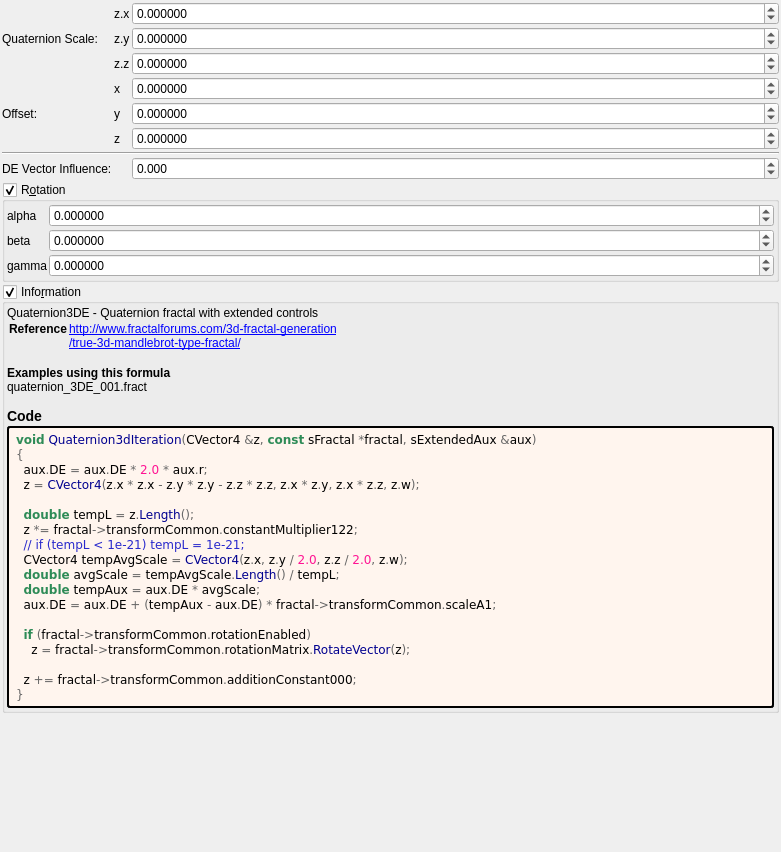
<?xml version="1.0" encoding="UTF-8"?>
<ui version="4.0">
 <class>quaternion3d</class>
 <widget class="QWidget" name="Form">
  <property name="geometry">
   <rect>
    <x>0</x>
    <y>0</y>
    <width>781</width>
    <height>852</height>
   </rect>
  </property>
  <property name="windowTitle">
   <string notr="true">quaternion3d</string>
  </property>
  <layout class="QVBoxLayout" name="verticalLayout">
   <property name="spacing">
    <number>2</number>
   </property>
   <property name="leftMargin">
    <number>2</number>
   </property>
   <property name="topMargin">
    <number>2</number>
   </property>
   <property name="rightMargin">
    <number>2</number>
   </property>
   <property name="bottomMargin">
    <number>2</number>
   </property>
   <item>
    <layout class="QGridLayout" name="gridLayout_63" columnstretch="0,0,0,1">
     <property name="spacing">
      <number>2</number>
     </property>
     <item row="9" column="1">
      <widget class="QLabel" name="label_2">
       <property name="layoutDirection">
        <enum>Qt::RightToLeft</enum>
       </property>
       <property name="text">
        <string>DE Vector Influence:</string>
       </property>
      </widget>
     </item>
     <item row="7" column="3">
      <widget class="MyDoubleSpinBox" name="spinbox3_transf_addition_constant_z">
       <property name="sizePolicy">
        <sizepolicy hsizetype="Minimum" vsizetype="Maximum">
         <horstretch>0</horstretch>
         <verstretch>0</verstretch>
        </sizepolicy>
       </property>
       <property name="prefix">
        <string/>
       </property>
       <property name="suffix">
        <string/>
       </property>
       <property name="decimals">
        <number>6</number>
       </property>
       <property name="minimum">
        <double>-99.989999999999995</double>
       </property>
       <property name="maximum">
        <double>99.989999999999995</double>
       </property>
       <property name="singleStep">
        <double>0.100000000000000</double>
       </property>
      </widget>
     </item>
     <item row="6" column="3">
      <widget class="MyDoubleSpinBox" name="spinbox3_transf_addition_constant_y">
       <property name="sizePolicy">
        <sizepolicy hsizetype="Minimum" vsizetype="Maximum">
         <horstretch>0</horstretch>
         <verstretch>0</verstretch>
        </sizepolicy>
       </property>
       <property name="prefix">
        <string/>
       </property>
       <property name="suffix">
        <string/>
       </property>
       <property name="decimals">
        <number>6</number>
       </property>
       <property name="minimum">
        <double>-99.989999999999995</double>
       </property>
       <property name="maximum">
        <double>99.989999999999995</double>
       </property>
       <property name="singleStep">
        <double>0.100000000000000</double>
       </property>
      </widget>
     </item>
     <item row="6" column="1">
      <widget class="QLabel" name="label_255">
       <property name="text">
        <string>Offset:</string>
       </property>
      </widget>
     </item>
     <item row="4" column="3">
      <widget class="MyDoubleSpinBox" name="spinbox3_transf_constant_multiplier_122_z">
       <property name="sizePolicy">
        <sizepolicy hsizetype="Minimum" vsizetype="Maximum">
         <horstretch>0</horstretch>
         <verstretch>0</verstretch>
        </sizepolicy>
       </property>
       <property name="prefix">
        <string/>
       </property>
       <property name="suffix">
        <string/>
       </property>
       <property name="decimals">
        <number>6</number>
       </property>
       <property name="minimum">
        <double>-99.989999999999995</double>
       </property>
       <property name="maximum">
        <double>99.989999999999995</double>
       </property>
       <property name="singleStep">
        <double>0.100000000000000</double>
       </property>
      </widget>
     </item>
     <item row="4" column="2">
      <widget class="QLabel" name="label_98">
       <property name="text">
        <string notr="true">z.z</string>
       </property>
      </widget>
     </item>
     <item row="3" column="3">
      <widget class="MyDoubleSpinBox" name="spinbox3_transf_constant_multiplier_122_y">
       <property name="sizePolicy">
        <sizepolicy hsizetype="Minimum" vsizetype="Maximum">
         <horstretch>0</horstretch>
         <verstretch>0</verstretch>
        </sizepolicy>
       </property>
       <property name="prefix">
        <string/>
       </property>
       <property name="suffix">
        <string/>
       </property>
       <property name="decimals">
        <number>6</number>
       </property>
       <property name="minimum">
        <double>-99.989999999999995</double>
       </property>
       <property name="maximum">
        <double>99.989999999999995</double>
       </property>
       <property name="singleStep">
        <double>0.100000000000000</double>
       </property>
      </widget>
     </item>
     <item row="9" column="3">
      <widget class="MyDoubleSpinBox" name="spinbox_transf_scaleA_1">
       <property name="sizePolicy">
        <sizepolicy hsizetype="Minimum" vsizetype="Maximum">
         <horstretch>0</horstretch>
         <verstretch>0</verstretch>
        </sizepolicy>
       </property>
       <property name="prefix">
        <string/>
       </property>
       <property name="suffix">
        <string/>
       </property>
       <property name="decimals">
        <number>3</number>
       </property>
       <property name="minimum">
        <double>-500.000000000000000</double>
       </property>
       <property name="maximum">
        <double>5000.000000000000000</double>
       </property>
       <property name="singleStep">
        <double>0.100000000000000</double>
       </property>
      </widget>
     </item>
     <item row="7" column="2">
      <widget class="QLabel" name="label_114">
       <property name="text">
        <string notr="true">z</string>
       </property>
      </widget>
     </item>
     <item row="8" column="1" colspan="3">
      <widget class="Line" name="line_53">
       <property name="orientation">
        <enum>Qt::Horizontal</enum>
       </property>
      </widget>
     </item>
     <item row="2" column="3">
      <widget class="MyDoubleSpinBox" name="spinbox3_transf_constant_multiplier_122_x">
       <property name="sizePolicy">
        <sizepolicy hsizetype="Minimum" vsizetype="Maximum">
         <horstretch>0</horstretch>
         <verstretch>0</verstretch>
        </sizepolicy>
       </property>
       <property name="prefix">
        <string/>
       </property>
       <property name="suffix">
        <string/>
       </property>
       <property name="decimals">
        <number>6</number>
       </property>
       <property name="minimum">
        <double>-99.989999999999995</double>
       </property>
       <property name="maximum">
        <double>99.989999999999995</double>
       </property>
       <property name="singleStep">
        <double>0.100000000000000</double>
       </property>
      </widget>
     </item>
     <item row="2" column="2">
      <widget class="QLabel" name="label_93">
       <property name="text">
        <string notr="true">z.x</string>
       </property>
      </widget>
     </item>
     <item row="5" column="3">
      <widget class="MyDoubleSpinBox" name="spinbox3_transf_addition_constant_x">
       <property name="sizePolicy">
        <sizepolicy hsizetype="Minimum" vsizetype="Maximum">
         <horstretch>0</horstretch>
         <verstretch>0</verstretch>
        </sizepolicy>
       </property>
       <property name="prefix">
        <string/>
       </property>
       <property name="suffix">
        <string/>
       </property>
       <property name="decimals">
        <number>6</number>
       </property>
       <property name="minimum">
        <double>-99.989999999999995</double>
       </property>
       <property name="maximum">
        <double>99.989999999999995</double>
       </property>
       <property name="singleStep">
        <double>0.100000000000000</double>
       </property>
      </widget>
     </item>
     <item row="3" column="1">
      <widget class="QLabel" name="label_91">
       <property name="text">
        <string>Quaternion Scale:</string>
       </property>
      </widget>
     </item>
     <item row="6" column="2">
      <widget class="QLabel" name="label_113">
       <property name="text">
        <string notr="true">y</string>
       </property>
      </widget>
     </item>
     <item row="3" column="2">
      <widget class="QLabel" name="label_90">
       <property name="text">
        <string notr="true">z.y</string>
       </property>
      </widget>
     </item>
     <item row="5" column="2">
      <widget class="QLabel" name="label_112">
       <property name="text">
        <string notr="true">x</string>
       </property>
      </widget>
     </item>
    </layout>
   </item>
   <item>
    <widget class="MyGroupBox" name="groupCheck_transf_rotation_enabled">
     <property name="title">
      <string>R&amp;otation</string>
     </property>
     <property name="checkable">
      <bool>true</bool>
     </property>
     <layout class="QVBoxLayout" name="verticalLayout_9" stretch="0">
      <property name="spacing">
       <number>2</number>
      </property>
      <property name="leftMargin">
       <number>2</number>
      </property>
      <property name="topMargin">
       <number>2</number>
      </property>
      <property name="rightMargin">
       <number>2</number>
      </property>
      <property name="bottomMargin">
       <number>2</number>
      </property>
      <item>
       <layout class="QGridLayout" name="gridLayout_11" columnstretch="0,1">
        <property name="spacing">
         <number>2</number>
        </property>
        <item row="3" column="1">
         <widget class="MyDoubleSpinBox" name="spinboxd3_transf_rotation_z">
          <property name="sizePolicy">
           <sizepolicy hsizetype="Minimum" vsizetype="Maximum">
            <horstretch>0</horstretch>
            <verstretch>0</verstretch>
           </sizepolicy>
          </property>
          <property name="prefix">
           <string/>
          </property>
          <property name="suffix">
           <string/>
          </property>
          <property name="decimals">
           <number>6</number>
          </property>
          <property name="minimum">
           <double>-180.000000000000000</double>
          </property>
          <property name="maximum">
           <double>180.000000000000000</double>
          </property>
          <property name="singleStep">
           <double>1.000000000000000</double>
          </property>
         </widget>
        </item>
        <item row="1" column="1">
         <widget class="MyDoubleSpinBox" name="spinboxd3_transf_rotation_x">
          <property name="sizePolicy">
           <sizepolicy hsizetype="Minimum" vsizetype="Maximum">
            <horstretch>0</horstretch>
            <verstretch>0</verstretch>
           </sizepolicy>
          </property>
          <property name="prefix">
           <string/>
          </property>
          <property name="suffix">
           <string/>
          </property>
          <property name="decimals">
           <number>6</number>
          </property>
          <property name="minimum">
           <double>-180.000000000000000</double>
          </property>
          <property name="maximum">
           <double>180.000000000000000</double>
          </property>
          <property name="singleStep">
           <double>1.000000000000000</double>
          </property>
         </widget>
        </item>
        <item row="2" column="1">
         <widget class="MyDoubleSpinBox" name="spinboxd3_transf_rotation_y">
          <property name="sizePolicy">
           <sizepolicy hsizetype="Minimum" vsizetype="Maximum">
            <horstretch>0</horstretch>
            <verstretch>0</verstretch>
           </sizepolicy>
          </property>
          <property name="prefix">
           <string/>
          </property>
          <property name="suffix">
           <string/>
          </property>
          <property name="decimals">
           <number>6</number>
          </property>
          <property name="minimum">
           <double>-180.000000000000000</double>
          </property>
          <property name="maximum">
           <double>180.000000000000000</double>
          </property>
          <property name="singleStep">
           <double>1.000000000000000</double>
          </property>
         </widget>
        </item>
        <item row="1" column="0">
         <widget class="QLabel" name="label_35">
          <property name="text">
           <string notr="true">alpha</string>
          </property>
         </widget>
        </item>
        <item row="3" column="0">
         <widget class="QLabel" name="label_36">
          <property name="text">
           <string notr="true">gamma</string>
          </property>
         </widget>
        </item>
        <item row="2" column="0">
         <widget class="QLabel" name="label_34">
          <property name="text">
           <string notr="true">beta</string>
          </property>
         </widget>
        </item>
       </layout>
      </item>
     </layout>
    </widget>
   </item>
   <item>
    <widget class="MyGroupBox" name="groupCheck_info">
     <property name="title">
      <string>Info&amp;rmation</string>
     </property>
     <property name="flat">
      <bool>false</bool>
     </property>
     <property name="checkable">
      <bool>true</bool>
     </property>
     <layout class="QVBoxLayout" name="verticalLayout_2">
      <property name="spacing">
       <number>2</number>
      </property>
      <property name="leftMargin">
       <number>2</number>
      </property>
      <property name="topMargin">
       <number>2</number>
      </property>
      <property name="rightMargin">
       <number>2</number>
      </property>
      <property name="bottomMargin">
       <number>2</number>
      </property>
      <item>
       <widget class="QLabel" name="label_information_general">
        <property name="text">
         <string notr="true">&lt;p&gt;Quaternion3DE - Quaternion fractal with extended controls&lt;/p&gt;&lt;table&gt;
&lt;tr&gt;&lt;th&gt;Reference&lt;/th&gt;&lt;td&gt;&lt;a href=&quot;http://www.fractalforums.com/3d-fractal-generation&quot;&gt;http://www.fractalforums.com/3d-fractal-generation&lt;br&gt;
&lt;a href=&quot;/true-3d-mandlebrot-type-fractal/&quot;&gt;/true-3d-mandlebrot-type-fractal/&lt;br&gt;
&lt;/td&gt;&lt;/tr&gt;
&lt;/table&gt;
&lt;br&gt;&lt;b&gt;Examples using this formula&lt;/b&gt;&lt;br&gt;quaternion_3DE_001.fract&lt;h3&gt;Code&lt;/h3&gt;</string>
        </property>
        <property name="wordWrap">
         <bool>true</bool>
        </property>
        <property name="openExternalLinks">
         <bool>true</bool>
        </property>
        <property name="textInteractionFlags">
         <set>Qt::LinksAccessibleByMouse|Qt::TextSelectableByMouse</set>
        </property>
       </widget>
      </item>
      <item>
       <widget class="QLabel" name="label_code_content">
        <property name="styleSheet">
         <string notr="true">border-style: outset; border-width: 2px; border-radius: 3px; border-color: black; background-color: #fff5ee; padding: 4px;</string>
        </property>
        <property name="text">
         <string notr="true">&lt;body style=&quot;background-color:#fff5ee&quot;&gt;
&lt;pre style=&quot;color:#000000; background-color:#fff5ee;  font-family:'Courier New',monospace;&quot;&gt;&lt;span style=&quot;color:#2e8b57; font-weight:bold&quot;&gt;void&lt;/span&gt; &lt;span style=&quot;color:#00008f&quot;&gt;Quaternion3dIteration&lt;/span&gt;&lt;span style=&quot;color:#676767&quot;&gt;(&lt;/span&gt;CVector4 &lt;span style=&quot;color:#676767&quot;&gt;&amp;amp;&lt;/span&gt;z&lt;span style=&quot;color:#676767&quot;&gt;,&lt;/span&gt; &lt;span style=&quot;color:#2e8b57; font-weight:bold&quot;&gt;const&lt;/span&gt; sFractal &lt;span style=&quot;color:#676767&quot;&gt;*&lt;/span&gt;fractal&lt;span style=&quot;color:#676767&quot;&gt;,&lt;/span&gt; sExtendedAux &lt;span style=&quot;color:#676767&quot;&gt;&amp;amp;&lt;/span&gt;aux&lt;span style=&quot;color:#676767&quot;&gt;)&lt;/span&gt;
&lt;span style=&quot;color:#676767&quot;&gt;{&lt;/span&gt;
  aux&lt;span style=&quot;color:#676767&quot;&gt;.&lt;/span&gt;DE &lt;span style=&quot;color:#676767&quot;&gt;=&lt;/span&gt; aux&lt;span style=&quot;color:#676767&quot;&gt;.&lt;/span&gt;DE &lt;span style=&quot;color:#676767&quot;&gt;*&lt;/span&gt; &lt;span style=&quot;color:#ff1493&quot;&gt;2.0&lt;/span&gt; &lt;span style=&quot;color:#676767&quot;&gt;*&lt;/span&gt; aux&lt;span style=&quot;color:#676767&quot;&gt;.&lt;/span&gt;r&lt;span style=&quot;color:#676767&quot;&gt;;&lt;/span&gt;
  z &lt;span style=&quot;color:#676767&quot;&gt;=&lt;/span&gt; &lt;span style=&quot;color:#00008f&quot;&gt;CVector4&lt;/span&gt;&lt;span style=&quot;color:#676767&quot;&gt;(&lt;/span&gt;z&lt;span style=&quot;color:#676767&quot;&gt;.&lt;/span&gt;x &lt;span style=&quot;color:#676767&quot;&gt;*&lt;/span&gt; z&lt;span style=&quot;color:#676767&quot;&gt;.&lt;/span&gt;x &lt;span style=&quot;color:#676767&quot;&gt;-&lt;/span&gt; z&lt;span style=&quot;color:#676767&quot;&gt;.&lt;/span&gt;y &lt;span style=&quot;color:#676767&quot;&gt;*&lt;/span&gt; z&lt;span style=&quot;color:#676767&quot;&gt;.&lt;/span&gt;y &lt;span style=&quot;color:#676767&quot;&gt;-&lt;/span&gt; z&lt;span style=&quot;color:#676767&quot;&gt;.&lt;/span&gt;z &lt;span style=&quot;color:#676767&quot;&gt;*&lt;/span&gt; z&lt;span style=&quot;color:#676767&quot;&gt;.&lt;/span&gt;z&lt;span style=&quot;color:#676767&quot;&gt;,&lt;/span&gt; z&lt;span style=&quot;color:#676767&quot;&gt;.&lt;/span&gt;x &lt;span style=&quot;color:#676767&quot;&gt;*&lt;/span&gt; z&lt;span style=&quot;color:#676767&quot;&gt;.&lt;/span&gt;y&lt;span style=&quot;color:#676767&quot;&gt;,&lt;/span&gt; z&lt;span style=&quot;color:#676767&quot;&gt;.&lt;/span&gt;x &lt;span style=&quot;color:#676767&quot;&gt;*&lt;/span&gt; z&lt;span style=&quot;color:#676767&quot;&gt;.&lt;/span&gt;z&lt;span style=&quot;color:#676767&quot;&gt;,&lt;/span&gt; z&lt;span style=&quot;color:#676767&quot;&gt;.&lt;/span&gt;w&lt;span style=&quot;color:#676767&quot;&gt;);&lt;/span&gt;

  &lt;span style=&quot;color:#2e8b57; font-weight:bold&quot;&gt;double&lt;/span&gt; tempL &lt;span style=&quot;color:#676767&quot;&gt;=&lt;/span&gt; z&lt;span style=&quot;color:#676767&quot;&gt;.&lt;/span&gt;&lt;span style=&quot;color:#00008f&quot;&gt;Length&lt;/span&gt;&lt;span style=&quot;color:#676767&quot;&gt;();&lt;/span&gt;
  z &lt;span style=&quot;color:#676767&quot;&gt;*=&lt;/span&gt; fractal&lt;span style=&quot;color:#676767&quot;&gt;-&amp;gt;&lt;/span&gt;transformCommon&lt;span style=&quot;color:#676767&quot;&gt;.&lt;/span&gt;constantMultiplier122&lt;span style=&quot;color:#676767&quot;&gt;;&lt;/span&gt;
  &lt;span style=&quot;color:#2929cc&quot;&gt;// if (tempL &amp;lt; 1e-21) tempL = 1e-21;&lt;/span&gt;
  CVector4 tempAvgScale &lt;span style=&quot;color:#676767&quot;&gt;=&lt;/span&gt; &lt;span style=&quot;color:#00008f&quot;&gt;CVector4&lt;/span&gt;&lt;span style=&quot;color:#676767&quot;&gt;(&lt;/span&gt;z&lt;span style=&quot;color:#676767&quot;&gt;.&lt;/span&gt;x&lt;span style=&quot;color:#676767&quot;&gt;,&lt;/span&gt; z&lt;span style=&quot;color:#676767&quot;&gt;.&lt;/span&gt;y &lt;span style=&quot;color:#676767&quot;&gt;/&lt;/span&gt; &lt;span style=&quot;color:#ff1493&quot;&gt;2.0&lt;/span&gt;&lt;span style=&quot;color:#676767&quot;&gt;,&lt;/span&gt; z&lt;span style=&quot;color:#676767&quot;&gt;.&lt;/span&gt;z &lt;span style=&quot;color:#676767&quot;&gt;/&lt;/span&gt; &lt;span style=&quot;color:#ff1493&quot;&gt;2.0&lt;/span&gt;&lt;span style=&quot;color:#676767&quot;&gt;,&lt;/span&gt; z&lt;span style=&quot;color:#676767&quot;&gt;.&lt;/span&gt;w&lt;span style=&quot;color:#676767&quot;&gt;);&lt;/span&gt;
  &lt;span style=&quot;color:#2e8b57; font-weight:bold&quot;&gt;double&lt;/span&gt; avgScale &lt;span style=&quot;color:#676767&quot;&gt;=&lt;/span&gt; tempAvgScale&lt;span style=&quot;color:#676767&quot;&gt;.&lt;/span&gt;&lt;span style=&quot;color:#00008f&quot;&gt;Length&lt;/span&gt;&lt;span style=&quot;color:#676767&quot;&gt;() /&lt;/span&gt; tempL&lt;span style=&quot;color:#676767&quot;&gt;;&lt;/span&gt;
  &lt;span style=&quot;color:#2e8b57; font-weight:bold&quot;&gt;double&lt;/span&gt; tempAux &lt;span style=&quot;color:#676767&quot;&gt;=&lt;/span&gt; aux&lt;span style=&quot;color:#676767&quot;&gt;.&lt;/span&gt;DE &lt;span style=&quot;color:#676767&quot;&gt;*&lt;/span&gt; avgScale&lt;span style=&quot;color:#676767&quot;&gt;;&lt;/span&gt;
  aux&lt;span style=&quot;color:#676767&quot;&gt;.&lt;/span&gt;DE &lt;span style=&quot;color:#676767&quot;&gt;=&lt;/span&gt; aux&lt;span style=&quot;color:#676767&quot;&gt;.&lt;/span&gt;DE &lt;span style=&quot;color:#676767&quot;&gt;+ (&lt;/span&gt;tempAux &lt;span style=&quot;color:#676767&quot;&gt;-&lt;/span&gt; aux&lt;span style=&quot;color:#676767&quot;&gt;.&lt;/span&gt;DE&lt;span style=&quot;color:#676767&quot;&gt;) *&lt;/span&gt; fractal&lt;span style=&quot;color:#676767&quot;&gt;-&amp;gt;&lt;/span&gt;transformCommon&lt;span style=&quot;color:#676767&quot;&gt;.&lt;/span&gt;scaleA1&lt;span style=&quot;color:#676767&quot;&gt;;&lt;/span&gt;

  &lt;span style=&quot;color:#2e8b57; font-weight:bold&quot;&gt;if&lt;/span&gt; &lt;span style=&quot;color:#676767&quot;&gt;(&lt;/span&gt;fractal&lt;span style=&quot;color:#676767&quot;&gt;-&amp;gt;&lt;/span&gt;transformCommon&lt;span style=&quot;color:#676767&quot;&gt;.&lt;/span&gt;rotationEnabled&lt;span style=&quot;color:#676767&quot;&gt;)&lt;/span&gt;
    z &lt;span style=&quot;color:#676767&quot;&gt;=&lt;/span&gt; fractal&lt;span style=&quot;color:#676767&quot;&gt;-&amp;gt;&lt;/span&gt;transformCommon&lt;span style=&quot;color:#676767&quot;&gt;.&lt;/span&gt;rotationMatrix&lt;span style=&quot;color:#676767&quot;&gt;.&lt;/span&gt;&lt;span style=&quot;color:#00008f&quot;&gt;RotateVector&lt;/span&gt;&lt;span style=&quot;color:#676767&quot;&gt;(&lt;/span&gt;z&lt;span style=&quot;color:#676767&quot;&gt;);&lt;/span&gt;

  z &lt;span style=&quot;color:#676767&quot;&gt;+=&lt;/span&gt; fractal&lt;span style=&quot;color:#676767&quot;&gt;-&amp;gt;&lt;/span&gt;transformCommon&lt;span style=&quot;color:#676767&quot;&gt;.&lt;/span&gt;additionConstant000&lt;span style=&quot;color:#676767&quot;&gt;;&lt;/span&gt;
&lt;span style=&quot;color:#676767&quot;&gt;}&lt;/span&gt;
&lt;/pre&gt;
&lt;/body&gt;</string>
        </property>
        <property name="wordWrap">
         <bool>true</bool>
        </property>
        <property name="openExternalLinks">
         <bool>true</bool>
        </property>
        <property name="textInteractionFlags">
         <set>Qt::LinksAccessibleByMouse|Qt::TextSelectableByMouse</set>
        </property>
       </widget>
      </item>
     </layout>
    </widget>
   </item>
   <item>
    <spacer name="verticalSpacer_2">
     <property name="orientation">
      <enum>Qt::Vertical</enum>
     </property>
     <property name="sizeHint" stdset="0">
      <size>
       <width>20</width>
       <height>40</height>
      </size>
     </property>
    </spacer>
   </item>
  </layout>
 </widget>
 <customwidgets>
  <customwidget>
   <class>MyDoubleSpinBox</class>
   <extends>QDoubleSpinBox</extends>
   <header>my_double_spin_box.h</header>
  </customwidget>
  <customwidget>
   <class>MyGroupBox</class>
   <extends>QGroupBox</extends>
   <header>my_group_box.h</header>
   <container>1</container>
  </customwidget>
 </customwidgets>
 <tabstops>
  <tabstop>spinbox3_transf_constant_multiplier_122_x</tabstop>
  <tabstop>spinbox3_transf_constant_multiplier_122_y</tabstop>
  <tabstop>spinbox3_transf_constant_multiplier_122_z</tabstop>
  <tabstop>spinbox3_transf_addition_constant_x</tabstop>
  <tabstop>spinbox3_transf_addition_constant_y</tabstop>
  <tabstop>spinbox3_transf_addition_constant_z</tabstop>
  <tabstop>spinbox_transf_scaleA_1</tabstop>
  <tabstop>spinboxd3_transf_rotation_y</tabstop>
  <tabstop>groupCheck_info</tabstop>
 </tabstops>
 <resources/>
 <connections/>
</ui>
